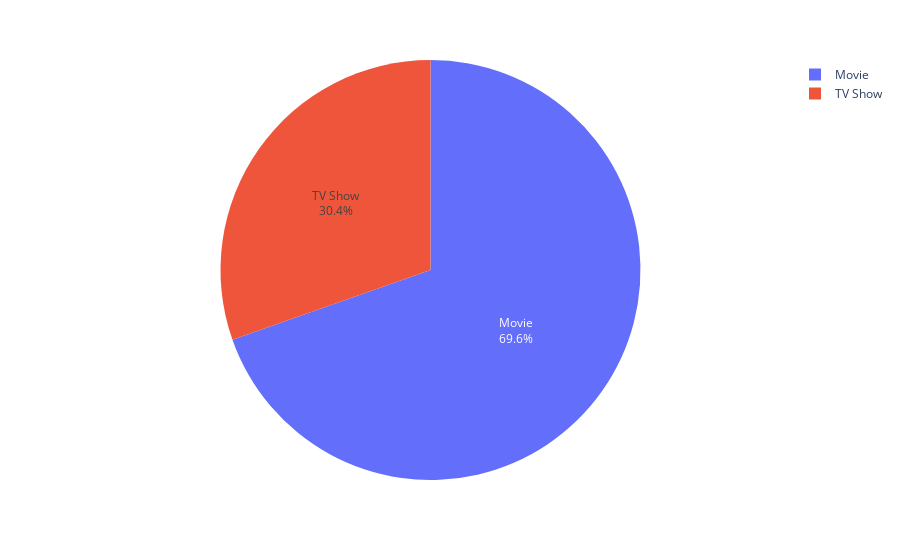

Notebook source saved alongside this figure:
### Markdown cell above
### We can observe that the content is spread among 69.9% of movies and 30.4% of series.

### Code cell
x=df["type"].value_counts().reset_index()
fig = px.pie(x,values="type",names="index")
fig.update_traces(textposition='inside', textinfo='percent+label')
fig.show()

### Figure 1 — Plotly figure (JSON) as saved in the notebook; plotly's stock layout.template omitted (floating-point values rounded to 4 significant figures)
{"data": [{"domain": {"x": [0, 1], "y": [0, 1]}, "hovertemplate": "index=%{label}<br>type=%{value}<extra></extra>", "labels": ["Movie", "TV Show"], "legendgroup": "", "name": "", "showlegend": true, "textinfo": "percent+label", "textposition": "inside", "type": "pie", "values": [6128, 2676]}], "layout": {"legend": {"tracegroupgap": 0}, "margin": {"t": 60}}}
